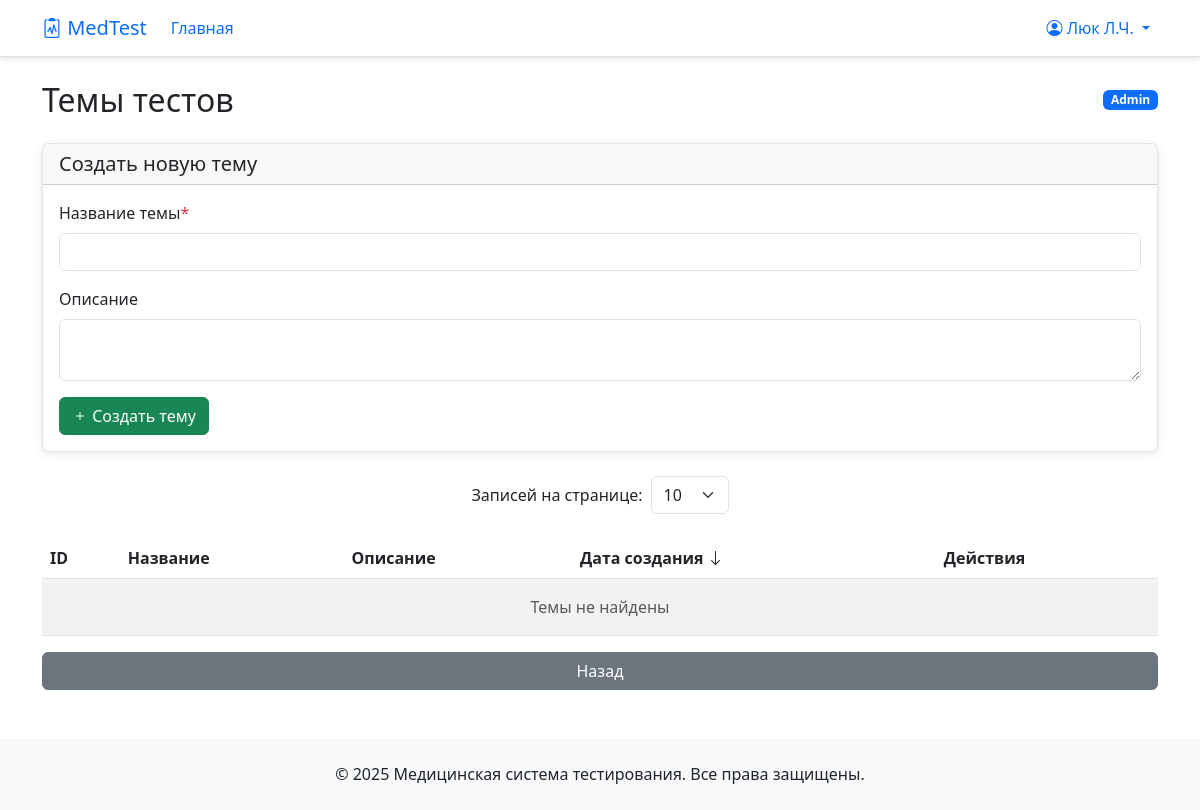
The page /admin/topics (signed in) on the database as committed earlier.
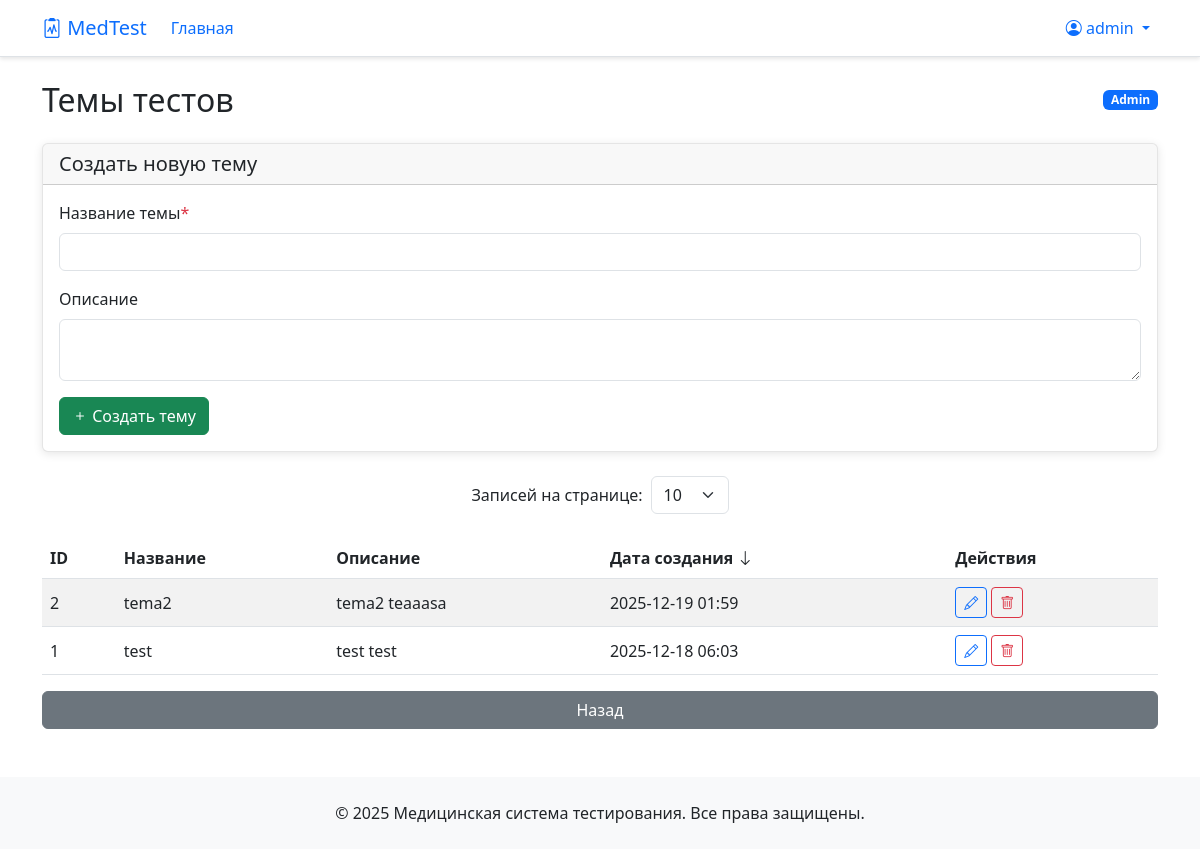
The same page on the database as committed later.
### app/models/user.py (models this page shows, shortened)
class User(UserMixin, db.Model):
    __tablename__ = 'users'
    id = db.Column(Integer, primary_key=True)
    username = db.Column(String(120), unique=True, nullable=False)
    password_hash = db.Column(String(120), nullable=False)
    role = db.Column(String(20), default='student')  # 'admin', 'teacher', 'student'
    language = db.Column(String(5), default='ru')  # Язык интерфейса
    theme = db.Column(String(50), default='default')  # Тема оформления
    first_name = db.Column(String(100))  # Имя (для студентов)
    last_name = db.Column(String(100))   # Фамилия (для студентов)
    middle_name = db.Column(String(100)) # Отчество (для студентов)
    group_number = db.Column(String(50)) # Номер группы (для студентов)
    created_at = db.Column(DateTime, default=datetime.utcnow)
    test_results = db.relationship('TestResult', back_populates='user', lazy=True)
    creator_questions = db.relationship('Question', back_populates='creator', lazy=True, foreign_keys='Question.creator_id')
    def get_formatted_name(self):
        if self.last_name:
            initials = ""
            if self.first_name:
                initials += f"{self.last_name[0]}." if len(self.last_name) > 0 else ""
            if self.middle_name:
                initials += f"{self.middle_name[0]}." if len(self.middle_name) > 0 else ""
            if initials:
                return f"{self.first_name} {initials}"
            else:
                return self.first_name
        return self.username

### app/models/test_topics.py (models this page shows, shortened)
class TestTopic(db.Model):
    __tablename__ = 'test_topics'
    id = db.Column(Integer, primary_key=True)
    name = db.Column(String(200), unique=True, nullable=False)
    description = db.Column(Text)
    created_at = db.Column(DateTime, default=datetime.utcnow)
    questions = db.relationship('Question', back_populates='topic', lazy=True)

### app/routes/admin.py (the view)
@bp.route('/topics')
@login_required
def topics():
    if current_user.role != 'admin':
        flash(_('Доступ запрещён'))
        return redirect(url_for('main.index'))
    sort_by = request.args.get('sort_by', 'date')
    order = request.args.get('order', 'desc')
    per_page_raw = request.args.get('per_page', '10')
    page = request.args.get('page', 1, type=int)
    try:
        per_page = int(per_page_raw) if per_page_raw != 'all' else None
    except (TypeError, ValueError):
        per_page = 10
    sort_fields = {
        'id': TestTopic.id,
        'name': TestTopic.name,
        'date': TestTopic.created_at
    }
    sort_field = sort_fields.get(sort_by, TestTopic.created_at)
    sort_expr = asc(sort_field) if order == 'asc' else desc(sort_field)
    query = TestTopic.query.order_by(sort_expr)
    if per_page is None:
        topics_list = query.all()
        pagination = None
    else:
        pagination = query.paginate(page=page, per_page=per_page, error_out=False)
        topics_list = pagination.items
    return render_template('admin/topics.html',
                          topics=topics_list,
                          pagination=pagination,
                          current_per_page=per_page_raw)

### app/__init__.py (called while the page is built)
@login_manager.user_loader
def load_user(user_id):
    from app.models.user import User
    if user_id is None:
        return None
    try:
        return User.query.get(int(user_id))
    except (ValueError, TypeError):
        return None

### app/templates/admin/topics.html (shortened to what the changed rows need)
{% extends "base.html" %}
{% block content %}
<div class="d-flex justify-content-between align-items-center mb-4">
    <h2 class="mb-0">{{ _('Темы тестов') }}</h2>
    <span class="badge bg-primary">{{ _(current_user.role|title) }}</span>
</div>
{% set current_per_page = request.args.get('per_page', '10') %}
{% set current_sort_by = request.args.get('sort_by', 'date') %}
{% set current_order = request.args.get('order', 'desc') %}
<div class="table-responsive">
    <table class="table table-striped align-middle">
        <thead>
            <tr>
                <th>
                    <a href="{{ url_for('admin.topics',
                            sort_by='id',
                            order='asc' if current_sort_by == 'id' and current_order == 'desc' else 'desc',
                            page=1,
                            per_page=current_per_page
                        ) }}"
                       class="text-decoration-none text-dark d-flex align-items-center gap-1">
                        {{ _('ID') }}
                    </a>
                </th>
                <th>
                    <a href="{{ url_for('admin.topics',
                            sort_by='name',
                            order='asc' if current_sort_by == 'name' and current_order == 'desc' else 'desc',
                            page=1,
                            per_page=current_per_page
                        ) }}"
                       class="text-decoration-none text-dark d-flex align-items-center gap-1">
                        {{ _('Название') }}
                    </a>
                </th>
                <th>{{ _('Описание') }}</th>
                <th>
                    <a href="{{ url_for('admin.topics',
                            sort_by='date',
                            order='asc' if current_sort_by == 'date' and current_order == 'desc' else 'desc',
                            page=1,
                            per_page=current_per_page
                        ) }}"
                       class="text-decoration-none text-dark d-flex align-items-center gap-1 ">
                        {{ _('Дата создания') }}
                        {% if current_sort_by == 'date' %}
                        <i class="bi bi-arrow-{% if current_order == 'desc' %}down{% else %}up{% endif %}"></i>
                        {% endif %}
                    </a>
                </th>
                <th>{{ _('Действия') }}</th>
            </tr>
        </thead>
        <tbody>
            {% for topic in topics %}
            <tr>
                <td>{{ topic.id }}</td>
                <td style="max-width: 300px; white-space: word-break: break-word; vertical-align: center;">
                    {{ topic.name }}
                    </td>
                <td style="max-width: 500px; white-space: word-break: break-word; vertical-align: center;">
                    {{ topic.description or '—' }}
                </td>
                <td>{{ topic.created_at.strftime('%Y-%m-%d %H:%M') if topic.created_at else '—' }}</td>
                <td>
                    <button type="button"
                            class="btn btn-sm btn-outline-primary"
                            data-bs-toggle="modal"
                            data-bs-target="#editTopicModal{{ topic.id }}"
                            title="{{ _('Редактировать') }}">
                        <i class="bi bi-pencil"></i>
                    </button>
                    <form method="POST" action="{{ url_for('admin.delete_topic', topic_id=topic.id) }}"
                          onsubmit="return confirm('{{ _('Удалить тему «%(name)s»?', name=topic.name) }}')"
                          class="d-inline">
                        <button type="submit" class="btn btn-sm btn-outline-danger" title="{{ _('Удалить') }}">
                            <i class="bi bi-trash"></i>
                        </button>
                    </form>
                </td>
            </tr>
            {% else %}
            <tr>
                <td colspan="5" class="text-center text-muted py-3">{{ _('Темы не найдены') }}</td>
            </tr>
            {% endfor %}
        </tbody>
    </table>
</div>
{% endblock %}

### app/templates/base.html (shortened to what this page needs)
<!DOCTYPE html>
<html lang="{{ session.get('language', 'ru') }}">
<head>
    <link href="https://cdn.jsdelivr.net/npm/bootstrap@5.3.0/dist/css/bootstrap.min.css  " rel="stylesheet">
    <link rel="stylesheet" href="https://cdn.jsdelivr.net/npm/bootstrap-icons@1.10.0/font/bootstrap-icons.css  ">
</head>
<body>
    <div class="lang-buttons">
        <a href="{{ url_for('auth.change_language', language='ru') }}" class="lang-btn {{ 'active' if session.get('language', 'ru') == 'ru' }}">RU</a>
        <a href="{{ url_for('auth.change_language', language='en') }}" class="lang-btn {{ 'active' if session.get('language', 'ru') == 'en' }}">EN</a>
    </div>
    <nav class="navbar navbar-expand-lg navbar-light bg-white border-bottom">
        <div class="container">
            <a class="navbar-brand" href="{{ url_for('main.index') }}">
                <i class="bi bi-clipboard2-pulse"></i> MedTest
            </a>
            <div class="collapse navbar-collapse" id="navbarNav">
                <ul class="navbar-nav me-auto">
                    <li class="nav-item">
                        <a class="nav-link" href="{{ url_for('main.index') }}">{{ _('Главная') }}</a>
                    </li>
                </ul>
                <ul class="navbar-nav">
                    {% if current_user.is_authenticated %}
                        <li class="nav-item dropdown">
                            <a class="nav-link dropdown-toggle" href="#" role="button" data-bs-toggle="dropdown">
                                <i class="bi bi-person-circle"></i> {{ current_user.get_formatted_name() }}
                            </a>
                        </li>
                    {% else %}
                        <li class="nav-item">
                            <a class="nav-link" href="{{ url_for('auth.login') }}">{{ _('Вход') }}</a>
                        </li>
                    {% endif %}
                </ul>
            </div>
        </div>
    </nav>
        {% set messages = get_flashed_messages() %}
    <main class="container mt-4">
        {% block content %}{% endblock %}
    </main>
    <footer class="bg-light text-dark py-4 mt-5">
        <div class="container text-center">
            <p class="mb-0">{{ _('© 2025 Медицинская система тестирования. Все права защищены.') }}</p>
        </div>
    </footer>
</body>
</html>

Rows that differ between the two databases and show on the page:
changed User "Admin": get_formatted_name "Люк Л.Ч." → "admin"
added TestTopic: id "2", name "tema2", description "tema2 teaaasa", created_at "2025-12-19 01:59"
added TestTopic: id "1", name "test", description "test test", created_at "2025-12-18 06:03"
Other text that changed with them:
text no longer shown: "Темы не найдены"
